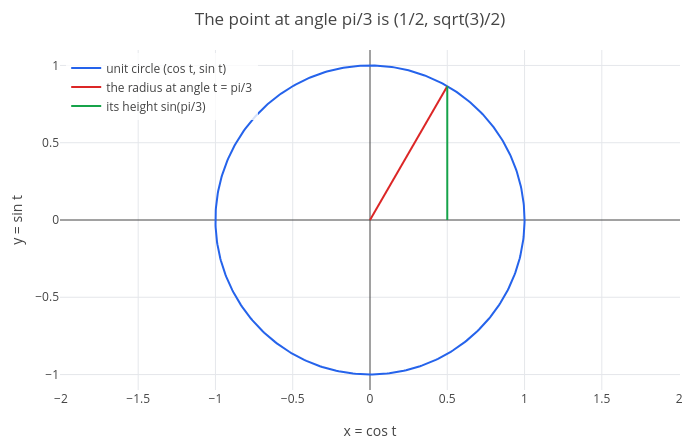

Notebook code for this chart:
### Markdown cell above
One radian is about $57.3^\circ$. Radians make the formulas of calculus simple (for example the derivative of
$\sin x$ is $\cos x$ only in radians), which is why they are the default.

## 2. The unit circle

Walk around the circle of radius 1, starting at the point $(1, 0)$ and turning counter-clockwise. After turning
through the angle $t$ you are at the point

$$(\cos t, \sin t).$$

That is the definition of cosine and sine: the $x$- and $y$-coordinates of that point. The command
`parametric(X, Y, t, from, to)` draws exactly this: the point $(X, Y)$ for every $t$ from *from* to *to*, with equal
scales on both axes so that the circle looks round. We draw three things and overlay them with `show`:

* the circle itself, $(\cos t, \sin t)$ for $t$ from 0 to $2\pi$;
* the radius at the angle $t = \pi/3$ (60°): the points $(s\cos(\pi/3), s\sin(\pi/3))$ for $s$ from 0 to 1;
* the vertical segment from the $x$-axis up to that point, whose length is $\sin(\pi/3)$.

### Code cell
circle = parametric(cos(t), sin(t), t, 0, 2*pi);
radius = parametric(s*cos(pi/3), s*sin(pi/3), s, 0, 1);
height = parametric(cos(pi/3), s*sin(pi/3), s, 0, 1);
p = legend(show(circle, radius, height), "unit circle (cos t, sin t)", "the radius at angle t = pi/3", "its height sin(pi/3)");
labels(title(p, "The point at angle pi/3 is (1/2, sqrt(3)/2)"), "x = cos t", "y = sin t")

### Figure 1 — Plotly figure (JSON) as saved in the notebook; plotly's stock layout.template omitted (floating-point values rounded to 4 significant figures; data arrays with more than 128 entries replaced by an {"elided": "..."} marker saying what was removed)
{"data": [{"line": {"color": "#2563eb", "width": 2}, "mode": "lines", "name": "unit circle (cos t, sin t)", "type": "scatter", "x": {"elided": "402 float values"}, "y": {"elided": "402 float values"}}, {"line": {"color": "#dc2626", "width": 2}, "mode": "lines", "name": "the radius at angle t = pi/3", "type": "scatter", "x": {"elided": "402 float values"}, "y": {"elided": "402 float values"}}, {"line": {"color": "#16a34a", "width": 2}, "mode": "lines", "name": "its height sin(pi/3)", "type": "scatter", "x": {"elided": "402 float values"}, "y": {"elided": "402 float values"}}], "layout": {"height": 440, "legend": {"bgcolor": "rgba(255,255,255,0.8)", "x": 0.01, "xanchor": "left", "y": 0.99, "yanchor": "top"}, "margin": {"b": 50, "l": 60, "r": 20, "t": 50}, "showlegend": true, "title": {"text": "The point at angle pi/3 is (1/2, sqrt(3)/2)"}, "width": 700, "xaxis": {"title": {"text": "x = cos t"}, "zeroline": true}, "yaxis": {"range": [-1.1, 1.1], "scaleanchor": "x", "scaleratio": 1, "title": {"text": "y = sin t"}, "zeroline": true}}}
